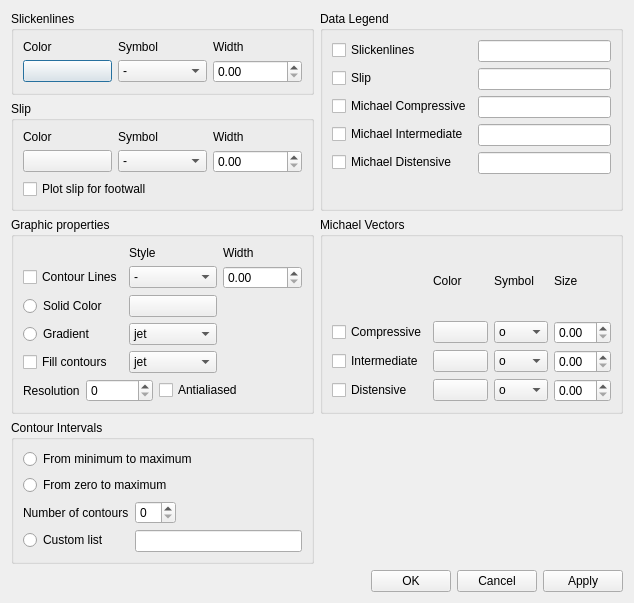
<?xml version="1.0" encoding="UTF-8"?>
<ui version="4.0">
 <class>Dialog</class>
 <widget class="QDialog" name="Dialog">
  <property name="geometry">
   <rect>
    <x>0</x>
    <y>0</y>
    <width>634</width>
    <height>564</height>
   </rect>
  </property>
  <property name="windowTitle">
   <string>Dialog</string>
  </property>
  <layout class="QVBoxLayout" name="verticalLayout">
   <item>
    <layout class="QGridLayout" name="gridLayout">
     <item row="0" column="0">
      <widget class="QGroupBox" name="groupBox_3">
       <property name="title">
        <string>Slickenlines</string>
       </property>
       <layout class="QHBoxLayout" name="horizontalLayout_4">
        <item>
         <layout class="QGridLayout" name="gridLayout_4">
          <item row="1" column="1">
           <widget class="QComboBox" name="prop_slickenline_ls">
            <item>
             <property name="text">
              <string>-</string>
             </property>
            </item>
            <item>
             <property name="text">
              <string>:</string>
             </property>
            </item>
            <item>
             <property name="text">
              <string>--</string>
             </property>
            </item>
            <item>
             <property name="text">
              <string>-.</string>
             </property>
            </item>
           </widget>
          </item>
          <item row="0" column="1">
           <widget class="QLabel" name="label_16">
            <property name="text">
             <string>Symbol</string>
            </property>
           </widget>
          </item>
          <item row="0" column="2">
           <widget class="QLabel" name="label_17">
            <property name="text">
             <string>Width</string>
            </property>
           </widget>
          </item>
          <item row="1" column="0">
           <widget class="QPushButton" name="prop_color_slickenline_arrowcolor">
            <property name="text">
             <string/>
            </property>
           </widget>
          </item>
          <item row="1" column="2">
           <widget class="QDoubleSpinBox" name="prop_slickenline_lw"/>
          </item>
          <item row="0" column="0">
           <widget class="QLabel" name="label_18">
            <property name="text">
             <string>Color</string>
            </property>
           </widget>
          </item>
         </layout>
        </item>
       </layout>
      </widget>
     </item>
     <item row="0" column="1" rowspan="2">
      <widget class="QGroupBox" name="groupBox_8">
       <property name="title">
        <string>Data Legend</string>
       </property>
       <layout class="QFormLayout" name="formLayout">
        <item row="0" column="0">
         <widget class="QCheckBox" name="prop_checklegend_slickenlines">
          <property name="text">
           <string>Slickenlines</string>
          </property>
         </widget>
        </item>
        <item row="0" column="1">
         <widget class="QLineEdit" name="prop_legend_slickenlines"/>
        </item>
        <item row="1" column="0">
         <widget class="QCheckBox" name="prop_checklegend_slip">
          <property name="text">
           <string>Slip</string>
          </property>
         </widget>
        </item>
        <item row="1" column="1">
         <widget class="QLineEdit" name="prop_legend_slip"/>
        </item>
        <item row="2" column="0">
         <widget class="QCheckBox" name="prop_checklegend_m1point">
          <property name="text">
           <string>Michael Compressive</string>
          </property>
         </widget>
        </item>
        <item row="2" column="1">
         <widget class="QLineEdit" name="prop_legend_m1point"/>
        </item>
        <item row="3" column="0">
         <widget class="QCheckBox" name="prop_checklegend_m2point">
          <property name="text">
           <string>Michael Intermediate</string>
          </property>
         </widget>
        </item>
        <item row="3" column="1">
         <widget class="QLineEdit" name="prop_legend_m2point"/>
        </item>
        <item row="4" column="0">
         <widget class="QCheckBox" name="prop_checklegend_m3point">
          <property name="text">
           <string>Michael Distensive</string>
          </property>
         </widget>
        </item>
        <item row="4" column="1">
         <widget class="QLineEdit" name="prop_legend_m3point"/>
        </item>
       </layout>
      </widget>
     </item>
     <item row="1" column="0">
      <widget class="QGroupBox" name="groupBox_2">
       <property name="title">
        <string>Slip</string>
       </property>
       <layout class="QHBoxLayout" name="horizontalLayout_3">
        <item>
         <layout class="QGridLayout" name="gridLayout_2">
          <item row="1" column="0">
           <widget class="QPushButton" name="prop_color_slip_arrowcolor">
            <property name="text">
             <string/>
            </property>
           </widget>
          </item>
          <item row="1" column="2">
           <widget class="QDoubleSpinBox" name="prop_slip_lw"/>
          </item>
          <item row="0" column="1">
           <widget class="QLabel" name="label_4">
            <property name="text">
             <string>Symbol</string>
            </property>
           </widget>
          </item>
          <item row="0" column="2">
           <widget class="QLabel" name="label_6">
            <property name="text">
             <string>Width</string>
            </property>
           </widget>
          </item>
          <item row="0" column="0">
           <widget class="QLabel" name="label_5">
            <property name="text">
             <string>Color</string>
            </property>
           </widget>
          </item>
          <item row="1" column="1">
           <widget class="QComboBox" name="prop_slip_ls">
            <item>
             <property name="text">
              <string>-</string>
             </property>
            </item>
            <item>
             <property name="text">
              <string>:</string>
             </property>
            </item>
            <item>
             <property name="text">
              <string>--</string>
             </property>
            </item>
            <item>
             <property name="text">
              <string>-.</string>
             </property>
            </item>
           </widget>
          </item>
          <item row="2" column="0" colspan="3">
           <widget class="QCheckBox" name="prop_slip_footwall">
            <property name="text">
             <string>Plot slip for footwall</string>
            </property>
           </widget>
          </item>
         </layout>
        </item>
       </layout>
      </widget>
     </item>
     <item row="2" column="0">
      <widget class="QGroupBox" name="groupBox_12">
       <property name="title">
        <string>Graphic properties</string>
       </property>
       <layout class="QVBoxLayout" name="verticalLayout_11">
        <item>
         <layout class="QGridLayout" name="gridLayout_9">
          <item row="3" column="0">
           <widget class="QRadioButton" name="prop_contour_check_gradientline">
            <property name="text">
             <string>Gradient</string>
            </property>
           </widget>
          </item>
          <item row="4" column="0">
           <widget class="QCheckBox" name="prop_contour_check_fillcontours">
            <property name="text">
             <string>Fill contours</string>
            </property>
           </widget>
          </item>
          <item row="4" column="1">
           <widget class="QComboBox" name="prop_contour_cmap">
            <item>
             <property name="text">
              <string>jet</string>
             </property>
            </item>
            <item>
             <property name="text">
              <string>jet_r</string>
             </property>
            </item>
            <item>
             <property name="text">
              <string>hsv</string>
             </property>
            </item>
            <item>
             <property name="text">
              <string>hsv_r</string>
             </property>
            </item>
            <item>
             <property name="text">
              <string>Greys</string>
             </property>
            </item>
            <item>
             <property name="text">
              <string>Greys_r</string>
             </property>
            </item>
            <item>
             <property name="text">
              <string>Blues</string>
             </property>
            </item>
            <item>
             <property name="text">
              <string>Blues_r</string>
             </property>
            </item>
            <item>
             <property name="text">
              <string>Greens</string>
             </property>
            </item>
            <item>
             <property name="text">
              <string>Greens_r</string>
             </property>
            </item>
            <item>
             <property name="text">
              <string>Oranges</string>
             </property>
            </item>
            <item>
             <property name="text">
              <string>Oranges_r</string>
             </property>
            </item>
            <item>
             <property name="text">
              <string>Reds</string>
             </property>
            </item>
            <item>
             <property name="text">
              <string>Reds_r</string>
             </property>
            </item>
           </widget>
          </item>
          <item row="0" column="2">
           <widget class="QLabel" name="label_30">
            <property name="text">
             <string>Width</string>
            </property>
           </widget>
          </item>
          <item row="1" column="1">
           <widget class="QComboBox" name="prop_contour_linestyles">
            <item>
             <property name="text">
              <string>-</string>
             </property>
            </item>
            <item>
             <property name="text">
              <string>:</string>
             </property>
            </item>
            <item>
             <property name="text">
              <string>--</string>
             </property>
            </item>
            <item>
             <property name="text">
              <string>-.</string>
             </property>
            </item>
           </widget>
          </item>
          <item row="2" column="1">
           <widget class="QPushButton" name="prop_color_contour_line_colors">
            <property name="text">
             <string/>
            </property>
           </widget>
          </item>
          <item row="1" column="2">
           <widget class="QDoubleSpinBox" name="prop_contour_line_linewidths"/>
          </item>
          <item row="0" column="1">
           <widget class="QLabel" name="label_23">
            <property name="text">
             <string>Style</string>
            </property>
           </widget>
          </item>
          <item row="1" column="0">
           <widget class="QCheckBox" name="prop_contour_check_drawover">
            <property name="text">
             <string>Contour Lines</string>
            </property>
           </widget>
          </item>
          <item row="3" column="1">
           <widget class="QComboBox" name="prop_contour_line_cmap">
            <item>
             <property name="text">
              <string>jet</string>
             </property>
            </item>
            <item>
             <property name="text">
              <string>jet_r</string>
             </property>
            </item>
            <item>
             <property name="text">
              <string>hsv</string>
             </property>
            </item>
            <item>
             <property name="text">
              <string>hsv_r</string>
             </property>
            </item>
            <item>
             <property name="text">
              <string>Greys</string>
             </property>
            </item>
            <item>
             <property name="text">
              <string>Greys_r</string>
             </property>
            </item>
            <item>
             <property name="text">
              <string>Blues</string>
             </property>
            </item>
            <item>
             <property name="text">
              <string>Blues_r</string>
             </property>
            </item>
            <item>
             <property name="text">
              <string>Greens</string>
             </property>
            </item>
            <item>
             <property name="text">
              <string>Greens_r</string>
             </property>
            </item>
            <item>
             <property name="text">
              <string>Oranges</string>
             </property>
            </item>
            <item>
             <property name="text">
              <string>Oranges_r</string>
             </property>
            </item>
            <item>
             <property name="text">
              <string>Reds</string>
             </property>
            </item>
            <item>
             <property name="text">
              <string>Reds_r</string>
             </property>
            </item>
           </widget>
          </item>
          <item row="2" column="0">
           <widget class="QRadioButton" name="prop_contour_check_solidline">
            <property name="text">
             <string>Solid Color</string>
            </property>
           </widget>
          </item>
         </layout>
        </item>
        <item>
         <layout class="QHBoxLayout" name="horizontalLayout_19">
          <item>
           <widget class="QLabel" name="label_36">
            <property name="text">
             <string>Resolution</string>
            </property>
           </widget>
          </item>
          <item>
           <widget class="QSpinBox" name="prop_contour_cresolution">
            <property name="maximum">
             <number>100000</number>
            </property>
           </widget>
          </item>
          <item>
           <widget class="QCheckBox" name="prop_contour_antialiased">
            <property name="text">
             <string>Antialiased</string>
            </property>
           </widget>
          </item>
          <item>
           <spacer name="horizontalSpacer_7">
            <property name="orientation">
             <enum>Qt::Horizontal</enum>
            </property>
            <property name="sizeHint" stdset="0">
             <size>
              <width>40</width>
              <height>20</height>
             </size>
            </property>
           </spacer>
          </item>
         </layout>
        </item>
       </layout>
      </widget>
     </item>
     <item row="2" column="1">
      <widget class="QGroupBox" name="groupBox_4">
       <property name="title">
        <string>Michael Vectors</string>
       </property>
       <layout class="QVBoxLayout" name="verticalLayout_9">
        <item>
         <layout class="QGridLayout" name="gridLayout_3">
          <item row="1" column="0">
           <widget class="QCheckBox" name="prop_check_m1point">
            <property name="text">
             <string>Compressive</string>
            </property>
           </widget>
          </item>
          <item row="0" column="3">
           <widget class="QLabel" name="label_8">
            <property name="text">
             <string>Size</string>
            </property>
           </widget>
          </item>
          <item row="0" column="2">
           <widget class="QLabel" name="label_7">
            <property name="text">
             <string>Symbol</string>
            </property>
           </widget>
          </item>
          <item row="1" column="2">
           <widget class="QComboBox" name="prop_m1point_marker">
            <item>
             <property name="text">
              <string extracomment="(circle)">o</string>
             </property>
            </item>
            <item>
             <property name="text">
              <string>^</string>
             </property>
            </item>
            <item>
             <property name="text">
              <string>v</string>
             </property>
            </item>
            <item>
             <property name="text">
              <string>&lt;</string>
             </property>
            </item>
            <item>
             <property name="text">
              <string>&gt;</string>
             </property>
            </item>
            <item>
             <property name="text">
              <string>s</string>
             </property>
            </item>
            <item>
             <property name="text">
              <string>+</string>
             </property>
            </item>
            <item>
             <property name="text">
              <string>x</string>
             </property>
            </item>
            <item>
             <property name="text">
              <string>D</string>
             </property>
            </item>
            <item>
             <property name="text">
              <string>d</string>
             </property>
            </item>
            <item>
             <property name="text">
              <string>h</string>
             </property>
            </item>
            <item>
             <property name="text">
              <string>H</string>
             </property>
            </item>
            <item>
             <property name="text">
              <string>p</string>
             </property>
            </item>
            <item>
             <property name="text">
              <string>|</string>
             </property>
            </item>
            <item>
             <property name="text">
              <string>_</string>
             </property>
            </item>
            <item>
             <property name="text">
              <string>*</string>
             </property>
            </item>
            <item>
             <property name="text">
              <string>1</string>
             </property>
            </item>
            <item>
             <property name="text">
              <string>2</string>
             </property>
            </item>
            <item>
             <property name="text">
              <string>3</string>
             </property>
            </item>
            <item>
             <property name="text">
              <string>4</string>
             </property>
            </item>
           </widget>
          </item>
          <item row="0" column="1">
           <widget class="QLabel" name="label_9">
            <property name="text">
             <string>Color</string>
            </property>
           </widget>
          </item>
          <item row="1" column="1">
           <widget class="QPushButton" name="prop_color_m1point_c">
            <property name="text">
             <string/>
            </property>
           </widget>
          </item>
          <item row="1" column="3">
           <widget class="QDoubleSpinBox" name="prop_m1point_ms"/>
          </item>
          <item row="2" column="1">
           <widget class="QPushButton" name="prop_color_m2point_c">
            <property name="text">
             <string/>
            </property>
           </widget>
          </item>
          <item row="2" column="0">
           <widget class="QCheckBox" name="prop_check_m2point">
            <property name="text">
             <string>Intermediate</string>
            </property>
           </widget>
          </item>
          <item row="2" column="2">
           <widget class="QComboBox" name="prop_m2point_marker">
            <item>
             <property name="text">
              <string extracomment="(circle)">o</string>
             </property>
            </item>
            <item>
             <property name="text">
              <string>^</string>
             </property>
            </item>
            <item>
             <property name="text">
              <string>v</string>
             </property>
            </item>
            <item>
             <property name="text">
              <string>&lt;</string>
             </property>
            </item>
            <item>
             <property name="text">
              <string>&gt;</string>
             </property>
            </item>
            <item>
             <property name="text">
              <string>s</string>
             </property>
            </item>
            <item>
             <property name="text">
              <string>+</string>
             </property>
            </item>
            <item>
             <property name="text">
              <string>x</string>
             </property>
            </item>
            <item>
             <property name="text">
              <string>D</string>
             </property>
            </item>
            <item>
             <property name="text">
              <string>d</string>
             </property>
            </item>
            <item>
             <property name="text">
              <string>h</string>
             </property>
            </item>
            <item>
             <property name="text">
              <string>H</string>
             </property>
            </item>
            <item>
             <property name="text">
              <string>p</string>
             </property>
            </item>
            <item>
             <property name="text">
              <string>|</string>
             </property>
            </item>
            <item>
             <property name="text">
              <string>_</string>
             </property>
            </item>
            <item>
             <property name="text">
              <string>*</string>
             </property>
            </item>
            <item>
             <property name="text">
              <string>1</string>
             </property>
            </item>
            <item>
             <property name="text">
              <string>2</string>
             </property>
            </item>
            <item>
             <property name="text">
              <string>3</string>
             </property>
            </item>
            <item>
             <property name="text">
              <string>4</string>
             </property>
            </item>
           </widget>
          </item>
          <item row="3" column="0">
           <widget class="QCheckBox" name="prop_check_m3point">
            <property name="text">
             <string>Distensive</string>
            </property>
           </widget>
          </item>
          <item row="3" column="2">
           <widget class="QComboBox" name="prop_m3point_marker">
            <item>
             <property name="text">
              <string extracomment="(circle)">o</string>
             </property>
            </item>
            <item>
             <property name="text">
              <string>^</string>
             </property>
            </item>
            <item>
             <property name="text">
              <string>v</string>
             </property>
            </item>
            <item>
             <property name="text">
              <string>&lt;</string>
             </property>
            </item>
            <item>
             <property name="text">
              <string>&gt;</string>
             </property>
            </item>
            <item>
             <property name="text">
              <string>s</string>
             </property>
            </item>
            <item>
             <property name="text">
              <string>+</string>
             </property>
            </item>
            <item>
             <property name="text">
              <string>x</string>
             </property>
            </item>
            <item>
             <property name="text">
              <string>D</string>
             </property>
            </item>
            <item>
             <property name="text">
              <string>d</string>
             </property>
            </item>
            <item>
             <property name="text">
              <string>h</string>
             </property>
            </item>
            <item>
             <property name="text">
              <string>H</string>
             </property>
            </item>
            <item>
             <property name="text">
              <string>p</string>
             </property>
            </item>
            <item>
             <property name="text">
              <string>|</string>
             </property>
            </item>
            <item>
             <property name="text">
              <string>_</string>
             </property>
            </item>
            <item>
             <property name="text">
              <string>*</string>
             </property>
            </item>
            <item>
             <property name="text">
              <string>1</string>
             </property>
            </item>
            <item>
             <property name="text">
              <string>2</string>
             </property>
            </item>
            <item>
             <property name="text">
              <string>3</string>
             </property>
            </item>
            <item>
             <property name="text">
              <string>4</string>
             </property>
            </item>
           </widget>
          </item>
          <item row="2" column="3">
           <widget class="QDoubleSpinBox" name="prop_m2point_ms"/>
          </item>
          <item row="3" column="1">
           <widget class="QPushButton" name="prop_color_m3point_c">
            <property name="text">
             <string/>
            </property>
           </widget>
          </item>
          <item row="3" column="3">
           <widget class="QDoubleSpinBox" name="prop_m3point_ms"/>
          </item>
         </layout>
        </item>
       </layout>
      </widget>
     </item>
     <item row="3" column="0">
      <widget class="QGroupBox" name="groupBox_13">
       <property name="title">
        <string>Contour Intervals</string>
       </property>
       <layout class="QVBoxLayout" name="verticalLayout_12">
        <item>
         <widget class="QRadioButton" name="prop_contour_check_minmax">
          <property name="text">
           <string>From minimum to maximum</string>
          </property>
         </widget>
        </item>
        <item>
         <widget class="QRadioButton" name="prop_contour_check_zeromax">
          <property name="text">
           <string>From zero to maximum</string>
          </property>
         </widget>
        </item>
        <item>
         <layout class="QFormLayout" name="formLayout_2">
          <item row="0" column="0">
           <widget class="QLabel" name="label_31">
            <property name="text">
             <string>Number of contours</string>
            </property>
           </widget>
          </item>
          <item row="0" column="1">
           <layout class="QHBoxLayout" name="horizontalLayout_17">
            <item>
             <widget class="QSpinBox" name="prop_contour_ncontours"/>
            </item>
            <item>
             <spacer name="horizontalSpacer_4">
              <property name="orientation">
               <enum>Qt::Horizontal</enum>
              </property>
              <property name="sizeHint" stdset="0">
               <size>
                <width>40</width>
                <height>20</height>
               </size>
              </property>
             </spacer>
            </item>
           </layout>
          </item>
          <item row="1" column="0">
           <widget class="QRadioButton" name="prop_contour_check_customintervals">
            <property name="text">
             <string>Custom list</string>
            </property>
           </widget>
          </item>
          <item row="1" column="1">
           <widget class="QLineEdit" name="prop_contour_intervals"/>
          </item>
         </layout>
        </item>
       </layout>
      </widget>
     </item>
    </layout>
   </item>
   <item>
    <spacer name="verticalSpacer">
     <property name="orientation">
      <enum>Qt::Vertical</enum>
     </property>
     <property name="sizeHint" stdset="0">
      <size>
       <width>20</width>
       <height>0</height>
      </size>
     </property>
    </spacer>
   </item>
   <item>
    <layout class="QHBoxLayout" name="horizontalLayout">
     <item>
      <spacer name="horizontalSpacer">
       <property name="orientation">
        <enum>Qt::Horizontal</enum>
       </property>
       <property name="sizeHint" stdset="0">
        <size>
         <width>40</width>
         <height>20</height>
        </size>
       </property>
      </spacer>
     </item>
     <item>
      <widget class="QPushButton" name="ok_button">
       <property name="text">
        <string>OK</string>
       </property>
      </widget>
     </item>
     <item>
      <widget class="QPushButton" name="cancel_button">
       <property name="text">
        <string>Cancel</string>
       </property>
      </widget>
     </item>
     <item>
      <widget class="QPushButton" name="apply">
       <property name="text">
        <string>Apply</string>
       </property>
      </widget>
     </item>
    </layout>
   </item>
  </layout>
 </widget>
 <tabstops>
  <tabstop>prop_color_slickenline_arrowcolor</tabstop>
  <tabstop>prop_slickenline_ls</tabstop>
  <tabstop>prop_slickenline_lw</tabstop>
  <tabstop>prop_color_slip_arrowcolor</tabstop>
  <tabstop>prop_slip_ls</tabstop>
  <tabstop>prop_slip_lw</tabstop>
  <tabstop>prop_slip_footwall</tabstop>
  <tabstop>prop_contour_check_drawover</tabstop>
  <tabstop>prop_contour_linestyles</tabstop>
  <tabstop>prop_contour_line_linewidths</tabstop>
  <tabstop>prop_contour_check_solidline</tabstop>
  <tabstop>prop_color_contour_line_colors</tabstop>
  <tabstop>prop_contour_check_gradientline</tabstop>
  <tabstop>prop_contour_line_cmap</tabstop>
  <tabstop>prop_contour_check_fillcontours</tabstop>
  <tabstop>prop_contour_cmap</tabstop>
  <tabstop>prop_contour_cresolution</tabstop>
  <tabstop>prop_contour_antialiased</tabstop>
  <tabstop>prop_contour_check_minmax</tabstop>
  <tabstop>prop_contour_check_zeromax</tabstop>
  <tabstop>prop_contour_ncontours</tabstop>
  <tabstop>prop_contour_check_customintervals</tabstop>
  <tabstop>prop_contour_intervals</tabstop>
  <tabstop>prop_checklegend_slickenlines</tabstop>
  <tabstop>prop_legend_slickenlines</tabstop>
  <tabstop>prop_checklegend_slip</tabstop>
  <tabstop>prop_legend_slip</tabstop>
  <tabstop>prop_checklegend_m1point</tabstop>
  <tabstop>prop_legend_m1point</tabstop>
  <tabstop>prop_checklegend_m2point</tabstop>
  <tabstop>prop_legend_m2point</tabstop>
  <tabstop>prop_checklegend_m3point</tabstop>
  <tabstop>prop_legend_m3point</tabstop>
  <tabstop>ok_button</tabstop>
  <tabstop>cancel_button</tabstop>
  <tabstop>apply</tabstop>
 </tabstops>
 <resources/>
 <connections>
  <connection>
   <sender>ok_button</sender>
   <signal>clicked()</signal>
   <receiver>Dialog</receiver>
   <slot>accept()</slot>
   <hints>
    <hint type="sourcelabel">
     <x>442</x>
     <y>381</y>
    </hint>
    <hint type="destinationlabel">
     <x>325</x>
     <y>201</y>
    </hint>
   </hints>
  </connection>
  <connection>
   <sender>cancel_button</sender>
   <signal>clicked()</signal>
   <receiver>Dialog</receiver>
   <slot>reject()</slot>
   <hints>
    <hint type="sourcelabel">
     <x>523</x>
     <y>381</y>
    </hint>
    <hint type="destinationlabel">
     <x>325</x>
     <y>201</y>
    </hint>
   </hints>
  </connection>
 </connections>
</ui>
